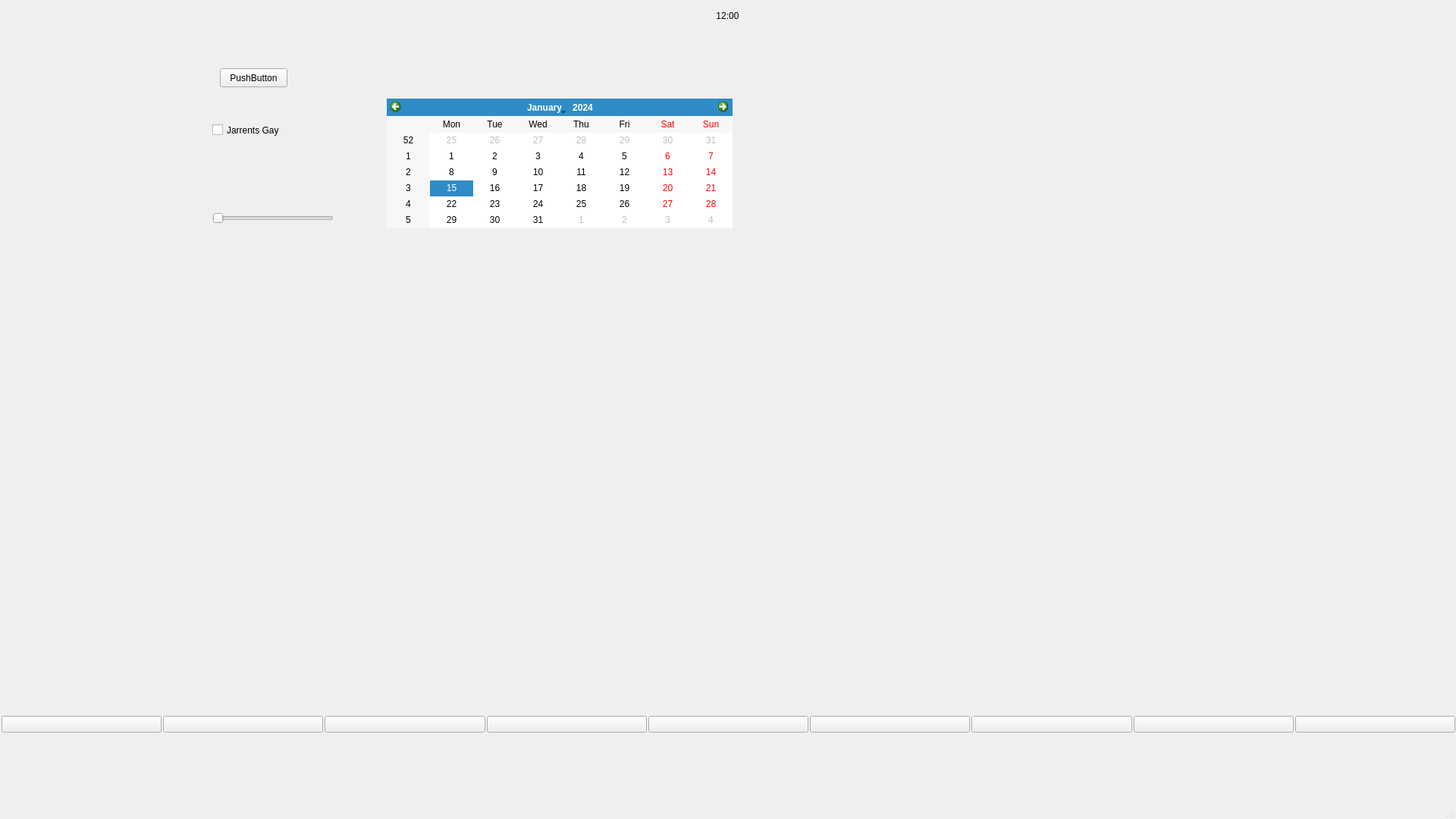
<?xml version="1.0" encoding="UTF-8"?>
<ui version="4.0">
 <class>MainWindow</class>
 <widget class="QMainWindow" name="MainWindow">
  <property name="geometry">
   <rect>
    <x>0</x>
    <y>0</y>
    <width>1920</width>
    <height>1080</height>
   </rect>
  </property>
  <property name="sizePolicy">
   <sizepolicy hsizetype="Maximum" vsizetype="Maximum">
    <horstretch>0</horstretch>
    <verstretch>0</verstretch>
   </sizepolicy>
  </property>
  <property name="acceptDrops">
   <bool>true</bool>
  </property>
  <property name="windowTitle">
   <string>MainWindow</string>
  </property>
  <property name="autoFillBackground">
   <bool>false</bool>
  </property>
  <widget class="QWidget" name="centralwidget">
   <widget class="QSlider" name="horizontalSlider">
    <property name="geometry">
     <rect>
      <x>280</x>
      <y>280</y>
      <width>160</width>
      <height>16</height>
     </rect>
    </property>
    <property name="orientation">
     <enum>Qt::Horizontal</enum>
    </property>
   </widget>
   <widget class="QCheckBox" name="checkBox">
    <property name="geometry">
     <rect>
      <x>280</x>
      <y>160</y>
      <width>291</width>
      <height>23</height>
     </rect>
    </property>
    <property name="text">
     <string>Jarrents Gay</string>
    </property>
   </widget>
   <widget class="QPushButton" name="pushButton">
    <property name="geometry">
     <rect>
      <x>290</x>
      <y>90</y>
      <width>89</width>
      <height>25</height>
     </rect>
    </property>
    <property name="text">
     <string>PushButton</string>
    </property>
    <property name="checkable">
     <bool>false</bool>
    </property>
   </widget>
   <widget class="QWidget" name="horizontalLayoutWidget">
    <property name="geometry">
     <rect>
      <x>0</x>
      <y>850</y>
      <width>1921</width>
      <height>211</height>
     </rect>
    </property>
    <layout class="QHBoxLayout" name="horizontalLayout">
     <property name="spacing">
      <number>2</number>
     </property>
     <property name="leftMargin">
      <number>2</number>
     </property>
     <property name="topMargin">
      <number>2</number>
     </property>
     <property name="rightMargin">
      <number>2</number>
     </property>
     <property name="bottomMargin">
      <number>2</number>
     </property>
     <item>
      <widget class="QPushButton" name="pushButton_6">
       <property name="text">
        <string/>
       </property>
       <property name="icon">
        <iconset>
         <normaloff>../../Pictures/mute.jpeg</normaloff>../../Pictures/mute.jpeg</iconset>
       </property>
       <property name="iconSize">
        <size>
         <width>200</width>
         <height>200</height>
        </size>
       </property>
      </widget>
     </item>
     <item>
      <widget class="QPushButton" name="pushButton_10">
       <property name="text">
        <string/>
       </property>
       <property name="icon">
        <iconset>
         <normaloff>../../Pictures/music.png</normaloff>../../Pictures/music.png</iconset>
       </property>
       <property name="iconSize">
        <size>
         <width>200</width>
         <height>200</height>
        </size>
       </property>
      </widget>
     </item>
     <item>
      <widget class="QPushButton" name="pushButton_9">
       <property name="text">
        <string/>
       </property>
       <property name="icon">
        <iconset>
         <normaloff>../../Pictures/light.png</normaloff>../../Pictures/light.png</iconset>
       </property>
       <property name="iconSize">
        <size>
         <width>200</width>
         <height>200</height>
        </size>
       </property>
      </widget>
     </item>
     <item>
      <widget class="QPushButton" name="pushButton_8">
       <property name="text">
        <string/>
       </property>
       <property name="icon">
        <iconset>
         <normaloff>../../Pictures/air.png</normaloff>../../Pictures/air.png</iconset>
       </property>
       <property name="iconSize">
        <size>
         <width>200</width>
         <height>200</height>
        </size>
       </property>
      </widget>
     </item>
     <item>
      <widget class="QPushButton" name="pushButton_7">
       <property name="text">
        <string/>
       </property>
      </widget>
     </item>
     <item>
      <widget class="QPushButton" name="pushButton_5">
       <property name="text">
        <string/>
       </property>
      </widget>
     </item>
     <item>
      <widget class="QPushButton" name="pushButton_4">
       <property name="text">
        <string/>
       </property>
       <property name="iconSize">
        <size>
         <width>200</width>
         <height>200</height>
        </size>
       </property>
      </widget>
     </item>
     <item>
      <widget class="QPushButton" name="pushButton_3">
       <property name="text">
        <string/>
       </property>
      </widget>
     </item>
     <item>
      <widget class="QPushButton" name="pushButton_2">
       <property name="text">
        <string/>
       </property>
       <property name="icon">
        <iconset>
         <normaloff>../../Pictures/menu.png</normaloff>../../Pictures/menu.png</iconset>
       </property>
       <property name="iconSize">
        <size>
         <width>200</width>
         <height>200</height>
        </size>
       </property>
      </widget>
     </item>
    </layout>
   </widget>
   <widget class="QLabel" name="label">
    <property name="geometry">
     <rect>
      <x>470</x>
      <y>280</y>
      <width>761</width>
      <height>531</height>
     </rect>
    </property>
    <property name="text">
     <string/>
    </property>
    <property name="pixmap">
     <pixmap>../../Pictures/background.jpeg</pixmap>
    </property>
    <property name="alignment">
     <set>Qt::AlignCenter</set>
    </property>
    <property name="margin">
     <number>3</number>
    </property>
   </widget>
   <widget class="QWidget" name="horizontalLayoutWidget_2">
    <property name="geometry">
     <rect>
      <x>-1</x>
      <y>0</y>
      <width>1921</width>
      <height>41</height>
     </rect>
    </property>
    <layout class="QHBoxLayout" name="horizontalLayout_2">
     <item>
      <widget class="QLabel" name="label_2">
       <property name="text">
        <string>12:00</string>
       </property>
       <property name="alignment">
        <set>Qt::AlignCenter</set>
       </property>
      </widget>
     </item>
    </layout>
   </widget>
   <widget class="QCalendarWidget" name="calendarWidget">
    <property name="geometry">
     <rect>
      <x>510</x>
      <y>130</y>
      <width>456</width>
      <height>171</height>
     </rect>
    </property>
   </widget>
   <zorder>label</zorder>
   <zorder>horizontalSlider</zorder>
   <zorder>checkBox</zorder>
   <zorder>pushButton</zorder>
   <zorder>horizontalLayoutWidget</zorder>
   <zorder>horizontalLayoutWidget_2</zorder>
   <zorder>calendarWidget</zorder>
  </widget>
  <widget class="QStatusBar" name="statusbar"/>
 </widget>
 <resources/>
 <connections/>
</ui>
